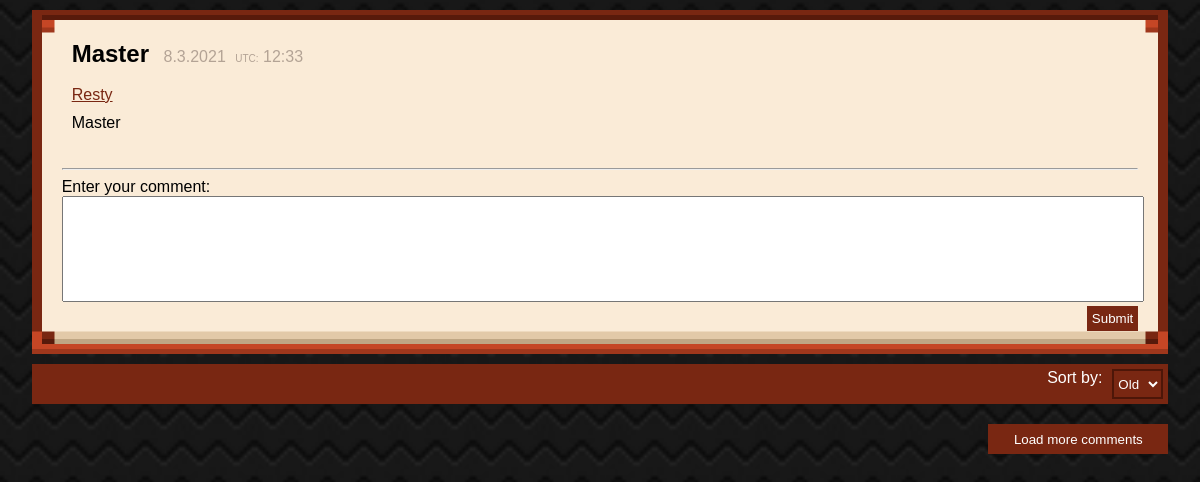
Before: /team/nick/forum/message/?user=Resty&title=Master with the older database file.
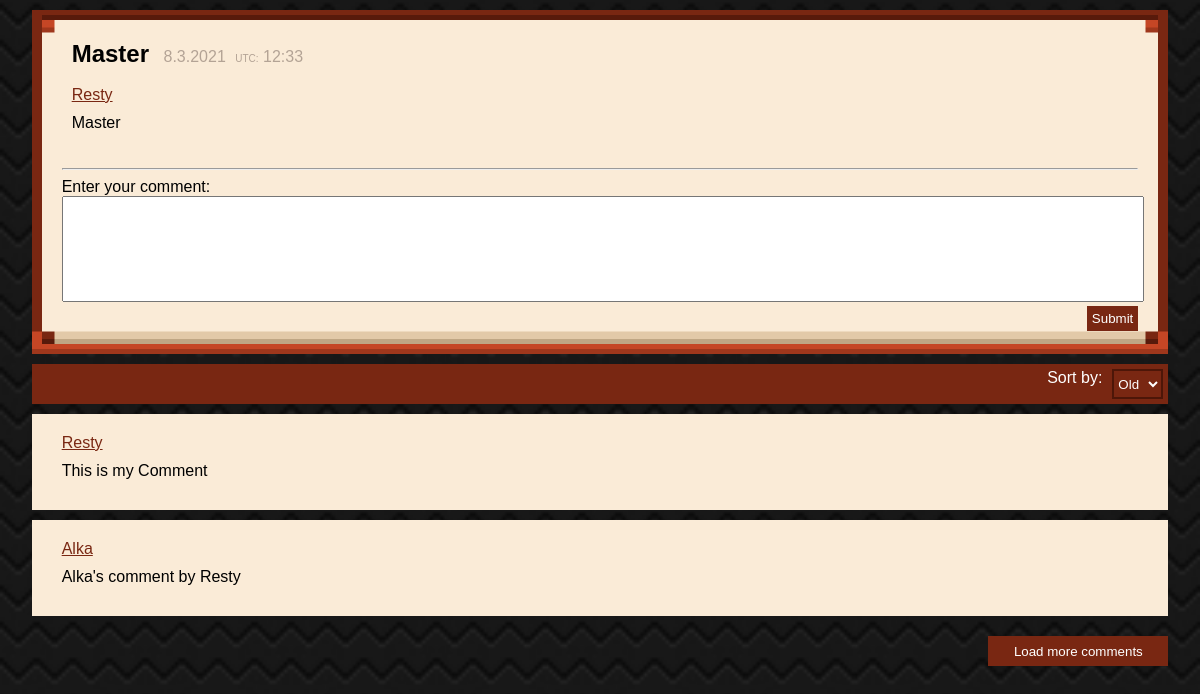
After: the same page with the newer database file.
### team/models.py (models this page shows, shortened)
class forum(models.Model):
    user = models.CharField(max_length=255, default=' ')
    title = models.CharField(max_length=100, unique=False, blank=False, default='')
    message = models.CharField(max_length=255)
    tags = models.CharField(max_length=255)
    created_at = models.DateTimeField(auto_now_add=True)

class comment(models.Model):
    User = models.CharField(max_length=255, blank=True, unique=False)
    main_post_user = models.CharField(max_length=255, blank=True, unique=False)
    main_post_title = models.CharField(max_length=255, blank=True, unique=False)
    comments = models.CharField(max_length=255, blank=False, unique=False)
    created_at = models.DateTimeField(auto_now_add=True)

### team/views.py (the view, shortened to what this page needs)
# urls.py: path('nick/forum/message/', views.comment_view, name='comment'),
def comment_view(request):
    userget = request.GET.get('user')
    titleget = request.GET.get('title')
    form = commentform()
    if request.GET.get('user'):
        main_post_data = forum.objects.filter(user=userget, title=titleget)
        comment_data_old = comment.objects.filter(main_post_user=userget, main_post_title=titleget)
        comment_data_new = comment.objects.filter(main_post_user=userget, main_post_title=titleget).order_by('-created_at')
    return render(request, 'nick/comment.html', {'msg': main_post_data, 'comments_old': comment_data_old,'comments_new': comment_data_new , 'form': form})

### team/forms.py
class commentform(forms.ModelForm):
    class Meta:
        model = comment
        fields = ['comments']
        widgets = {
            'comments': forms.Textarea(attrs={'id': 'commentInput'})
        }

### templates/nick/comment.html (shortened to what this page needs)
{% load static %}
<!DOCTYPE html>
<html>
    <head>
        <link rel="stylesheet" href={%  static 'css/nick/comment.css' %}>
    </head>
        <body>
            {% for data in msg %}
            <div class="post">
                <label style="font-size: 24px; padding: 10px; color: rgb(0, 0, 0);"><b>{{ data.title }}</b></label>
                <label id='date' style="color: rgb(179, 163, 149);">{{ data.created_at.day }}.{{ data.created_at.month }}.{{ data.created_at.year }}</label>
                <label style="font-size: 10px;color: rgb(179, 163, 149); padding-left: 5px;">UTC:</label>
                <label id='time' style="color: rgb(179, 163, 149);">{{ data.created_at.hour}}:{{ data.created_at.minute }}</label><br><br>
                <a href='authorprofile' style="float: none; padding: 10px;">{{  data.user }}</a>
                <span>{{ data.message }}</span><br>
                <hr>
                <form method="POST" action="">
                <div id='enterComment'>
                    <label>Enter your comment:</label><br>
                    {{ form.comments }}<br>
                    <button type="submit" style="float: right;">Submit</button><br>
                </div>
                </form>
            </div>
            {% endfor %}
            <div id='filter'>
                <select id='sortList'>
                    <option id='old' value="old">Old</option>
                </select>
                    <label style="float: right; margin-right: 10px;">Sort by:</label>
            </div>
            <div class='oldCom'>
            {% for comment in comments_old %}
            <div id='comment'>
                <a href='/team/nick/forum/profile?user={{ comment.User }}' style=" float: left;margin-left:10px;">{{ comment.User }}</a><br>
                <span>{{ comment.comments }}</span>
            </div>
            {% endfor %}
            </div>
            <button id='loadMore'>Load more comments</button>
        </body>
</html>

Changed rows visible on the page:
added comment: User "Resty", comments "This is my Comment"
added comment: User "Alka", comments "Alka's comment by Resty"
